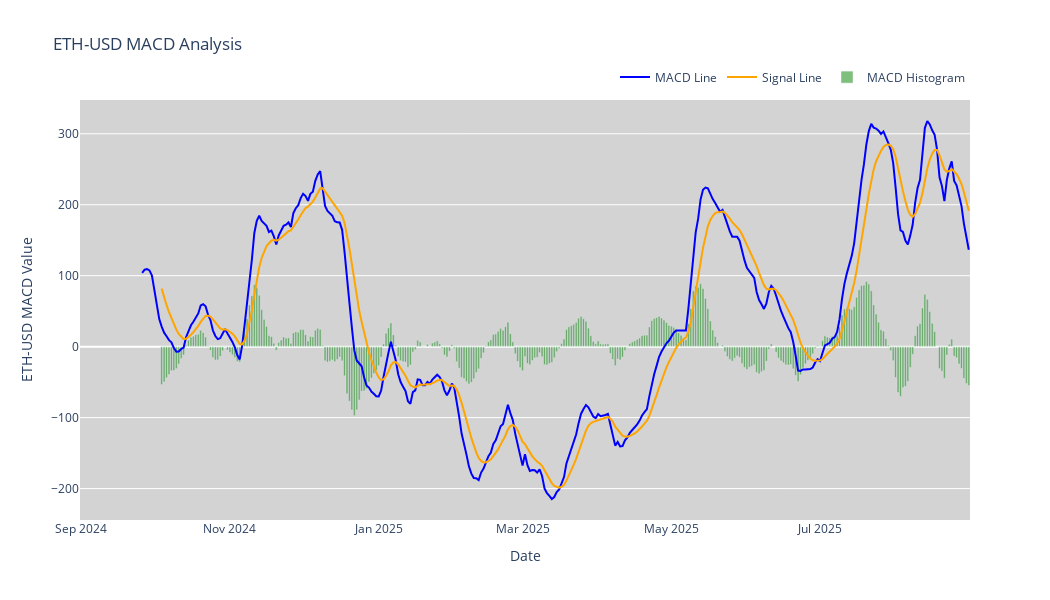

Notebook code for this chart:
### Code cell
#MACD
fig = go.Figure()

fig.add_trace(go.Scatter(
    x=stock_data.index,
    y=stock_data['MACD'],
    mode='lines',
    name='MACD Line',
    line=dict(color='blue', width=2)
))

fig.add_trace(go.Scatter(
    x=stock_data.index,
    y=stock_data['Signal'],
    mode='lines',
    name='Signal Line',
    line=dict(color='orange', width=2)
))

fig.add_trace(go.Bar(
    x=stock_data.index,
    y=stock_data['MACD_Histogram'],
    name='MACD Histogram',
    marker_color='green',
    opacity=0.5
))

fig.update_layout(
    title=f'{ticker} MACD Analysis',
    xaxis_title='Date',
    yaxis_title=f'{ticker} MACD Value',
    plot_bgcolor='lightgrey',
    xaxis_rangeslider_visible=False,
    legend=dict(
        orientation='h',
        yanchor='bottom',
        y=1.02,
        xanchor='right',
        x=1
    ),
    width=1050,
    height=600
)

fig.show()

### Figure 1 — Plotly figure (JSON) as saved in the notebook; plotly's stock layout.template omitted (floating-point values rounded to 4 significant figures; data arrays with more than 128 entries replaced by an {"elided": "..."} marker saying what was removed)
{"data": [{"line": {"color": "blue", "width": 2}, "mode": "lines", "name": "MACD Line", "type": "scatter", "x": {"elided": "365 str values"}, "y": {"elided": "365 float values"}}, {"line": {"color": "orange", "width": 2}, "mode": "lines", "name": "Signal Line", "type": "scatter", "x": {"elided": "365 str values"}, "y": {"elided": "365 float values"}}, {"marker": {"color": "green"}, "name": "MACD Histogram", "opacity": 0.5, "type": "bar", "x": {"elided": "365 str values"}, "y": {"elided": "365 float values"}}], "layout": {"height": 600, "legend": {"orientation": "h", "x": 1, "xanchor": "right", "y": 1.02, "yanchor": "bottom"}, "plot_bgcolor": "lightgrey", "title": {"text": "ETH-USD MACD Analysis"}, "width": 1050, "xaxis": {"rangeslider": {"visible": false}, "title": {"text": "Date"}}, "yaxis": {"title": {"text": "ETH-USD MACD Value"}}}}
